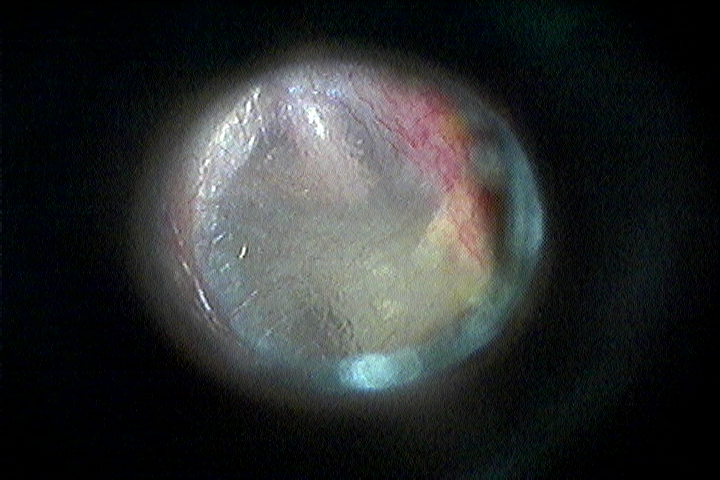
#> input picture IMG20220402_082030_500.jpg, 720 x 480 px
$ python fonctionunitaire.py
#> lines starting #> are read from the running program, lines starting #| are printed output that depends on the picture
#> further down, imgod is the input picture: shape (480, 720, 3); mean B, G, R 46.6, 46.5, 44
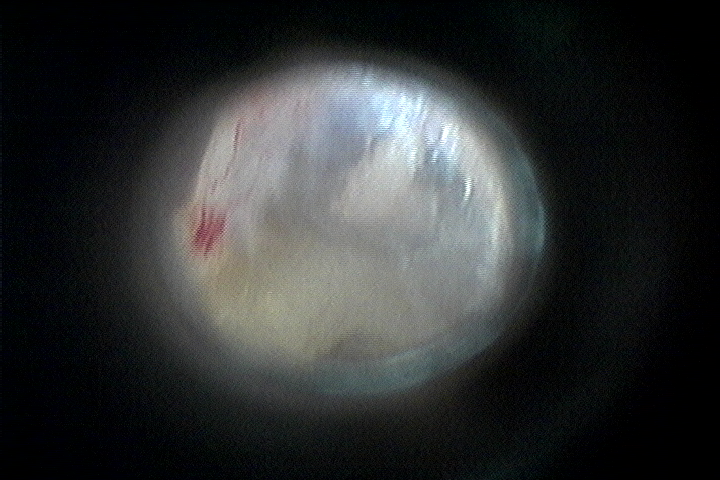
#> input picture IMG20220402_082104_533.jpg, 720 x 480 px
#> further down, imgog is the input picture: shape (480, 720, 3); mean B, G, R 49.8, 49.5, 47.3
import cv2
from PIL import Image

def otoscopieimager(imageod, imageog, nompatient):

    #On concatene les images
#> called with nompatient = 'M.Robert Hue'
    imageodg = cv2.vconcat([imageod, imageog])
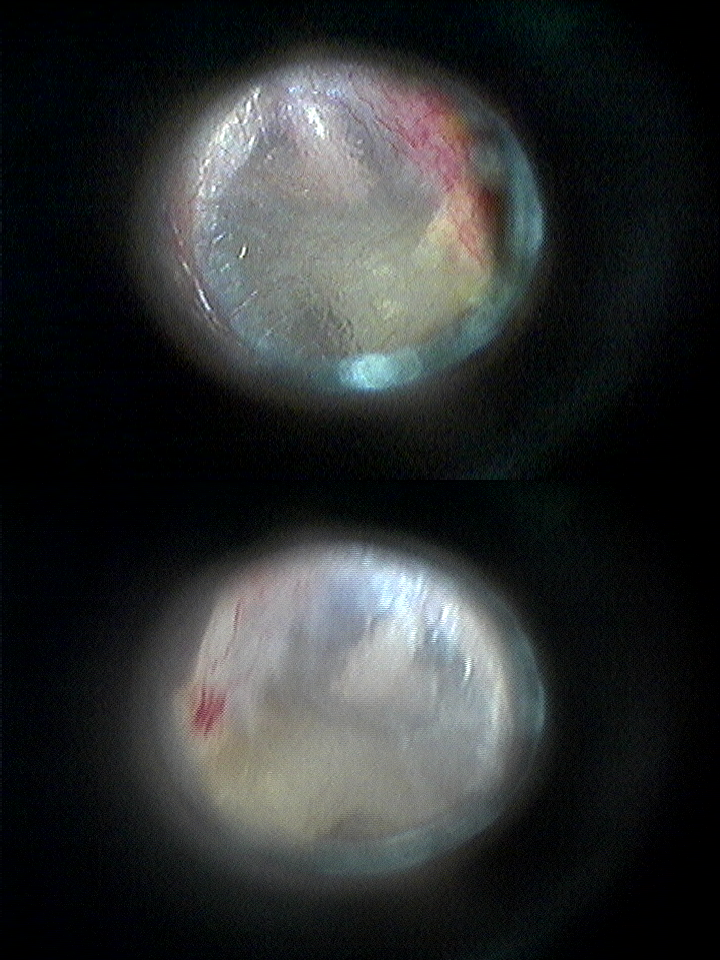
#> imageodg: shape (960, 720, 3); mean B, G, R 48.2, 48, 45.6

    # Paramètres écriture
    # font
    font = cv2.FONT_HERSHEY_SIMPLEX

    # org
    orgnom = (10, 25)
    orgod = (10, 75)
    orgog = (10, 515)

    # fontScale
    fontscale = 1

    # Couleur
    colornom = (200, 200, 200)
    colorod = (0, 50, 255)
    colorog = (255, 50, 0)

    # Line thickness of 2 px
    thicknessnom = 1
    thicknessodg = 2

    imageodg = cv2.putText(imageodg, nompatient, orgnom, font,
                           fontscale, colornom, thicknessnom, cv2.LINE_AA)

    imageodg = cv2.putText(imageodg, 'Oreille Droite', orgod, font,
                       fontscale, colorod, thicknessodg, cv2.LINE_AA)

    imageodg = cv2.putText(imageodg, 'Oreille Gauche', orgog, font,
                       fontscale, colorog, thicknessodg, cv2.LINE_AA)
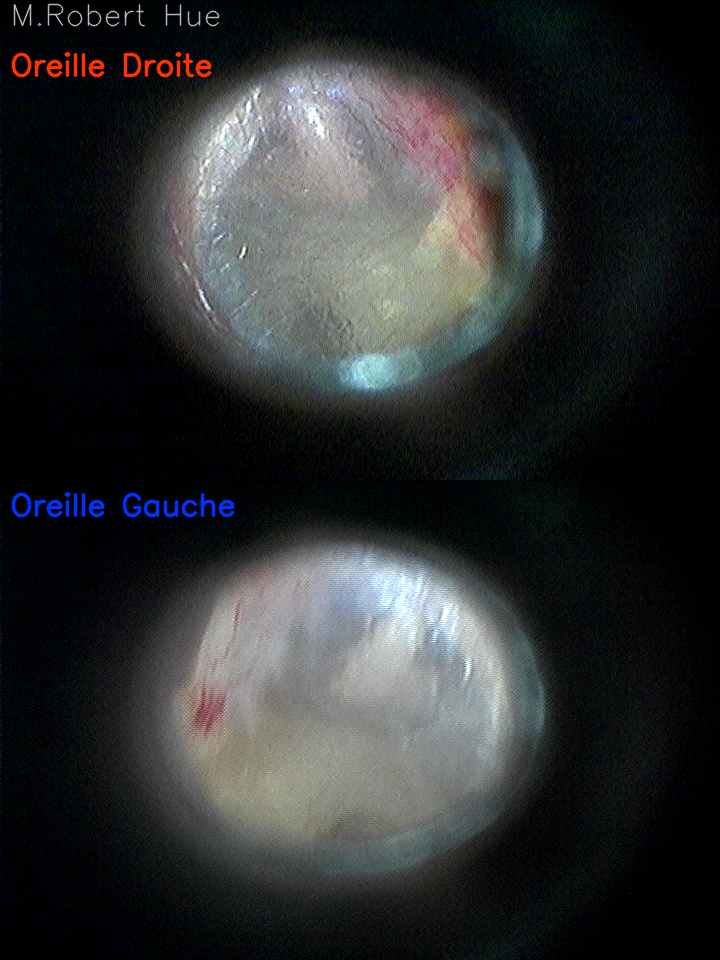
#> imageodg: shape (960, 720, 3); mean B, G, R 49, 48.4, 46.4


    dimensions = imageodg.shape
#> dimensions = (960, 720, 3)
    print(dimensions)
#| (960, 720, 3)
    cv2.imwrite('oktest.jpg', imageodg)

    image_pdf = Image.open('oktest.jpg')
    image_pdf.save('oktest.pdf')

    cv2.imshow('ok', imageodg)
    cv2.waitKey(0)

imgod = cv2.imread('IMG20220402_082030_500.jpg')
imgog = cv2.imread('IMG20220402_082104_533.jpg')
nompatient = "M.Robert Hue"

otoscopieimager(imgod, imgog, nompatient)
